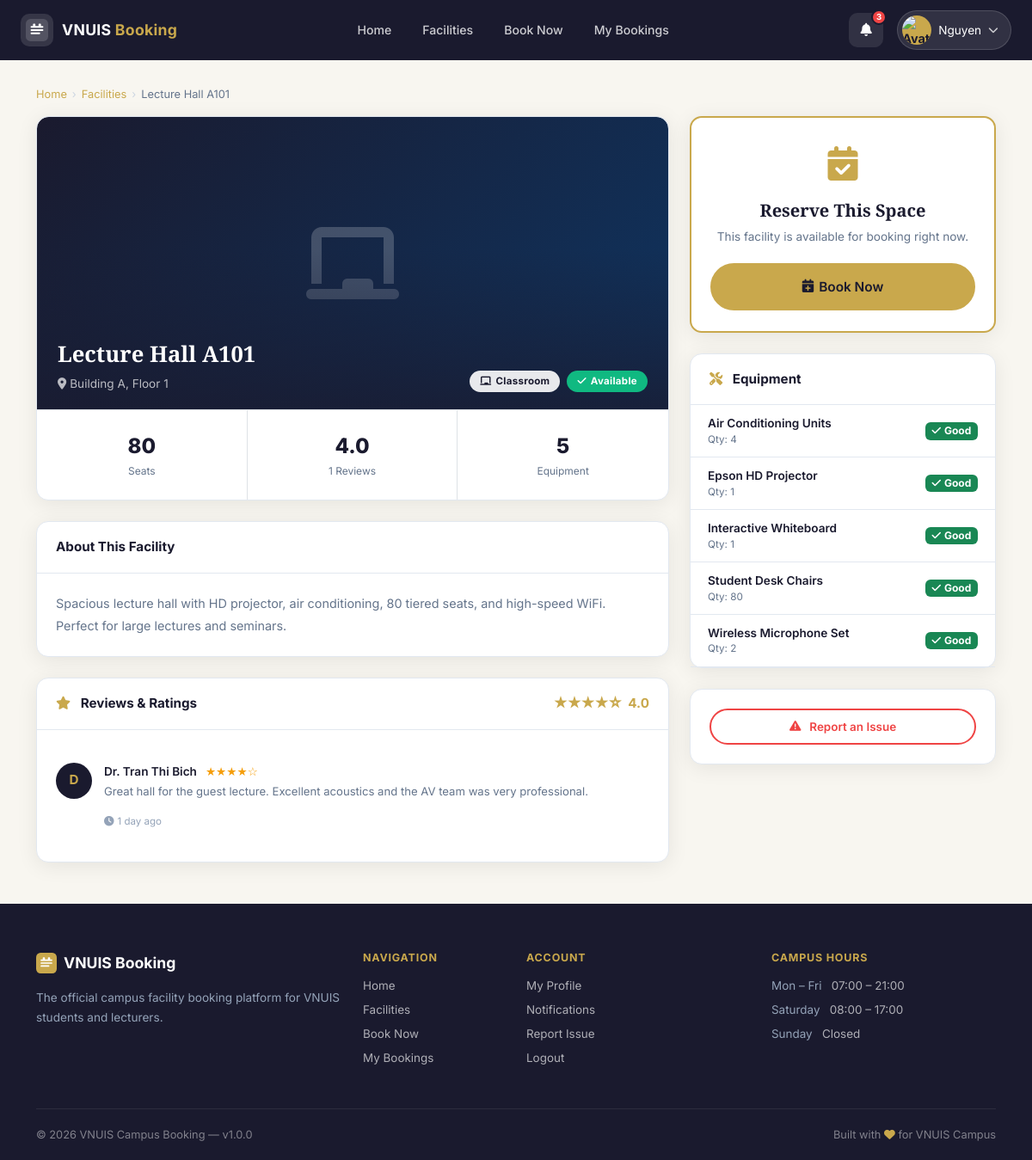
/views/facilities/view.php?id=1 (signed in), run on the app's committed database.
### tables this page shows
CREATE TABLE facilities (
    id            INT AUTO_INCREMENT PRIMARY KEY,
    facility_name VARCHAR(150)  NOT NULL,
    facility_type ENUM('classroom','lab','meeting_room','auditorium','equipment') NOT NULL,
    capacity      INT           NOT NULL DEFAULT 1,
    location      VARCHAR(200)  NOT NULL,
    status        ENUM('available','maintenance','inactive') NOT NULL DEFAULT 'available',
    description   TEXT          NULL,
    image_path    VARCHAR(255)  NULL,
    created_at    DATETIME      NOT NULL DEFAULT CURRENT_TIMESTAMP,
    updated_at    DATETIME      NULL ON UPDATE CURRENT_TIMESTAMP
);

CREATE TABLE reviews (
    id         INT AUTO_INCREMENT PRIMARY KEY,
    booking_id INT           NOT NULL,
    user_id    INT           NOT NULL,
    rating     INT           NOT NULL,
    comment    TEXT          NULL,
    created_at DATETIME      NOT NULL DEFAULT CURRENT_TIMESTAMP,
    CONSTRAINT fk_reviews_booking FOREIGN KEY (booking_id) REFERENCES bookings(id) ON DELETE CASCADE,
    CONSTRAINT fk_reviews_user    FOREIGN KEY (user_id)    REFERENCES users(id)    ON DELETE CASCADE,
    UNIQUE KEY uq_review_booking (booking_id),
    CONSTRAINT chk_rating CHECK (rating >= 1 AND rating <= 5)
);

CREATE TABLE users (
    id           INT AUTO_INCREMENT PRIMARY KEY,
    full_name    VARCHAR(100)  NOT NULL,
    email        VARCHAR(150)  NOT NULL UNIQUE,
    password     VARCHAR(255)  NOT NULL,
    role         ENUM('student','lecturer','admin') NOT NULL DEFAULT 'student',
    student_code VARCHAR(20)   NULL,
    phone        VARCHAR(20)   NULL,
    avatar       VARCHAR(255)  NULL,
    is_active    TINYINT(1)    NOT NULL DEFAULT 1,
    created_at   DATETIME      NOT NULL DEFAULT CURRENT_TIMESTAMP,
    updated_at   DATETIME      NULL ON UPDATE CURRENT_TIMESTAMP
);

CREATE TABLE equipment (
    id             INT AUTO_INCREMENT PRIMARY KEY,
    facility_id    INT           NOT NULL,
    equipment_name VARCHAR(150)  NOT NULL,
    quantity       INT           NOT NULL DEFAULT 1,
    status         ENUM('good','damaged','missing') NOT NULL DEFAULT 'good',
    created_at     DATETIME      NOT NULL DEFAULT CURRENT_TIMESTAMP,
    updated_at     DATETIME      NULL ON UPDATE CURRENT_TIMESTAMP,
    CONSTRAINT fk_equipment_facility FOREIGN KEY (facility_id) REFERENCES facilities(id) ON DELETE CASCADE
);

### config/db.php (called while the page is built, shortened)
<?php
function getDB() {
    static $pdo = null;
    if ($pdo === null) {
        try {
            $dsn = "mysql:host=" . DB_HOST . ";dbname=" . DB_NAME . ";charset=" . DB_CHARSET;
            $options = [
                PDO::ATTR_ERRMODE            => PDO::ERRMODE_EXCEPTION,
                PDO::ATTR_DEFAULT_FETCH_MODE => PDO::FETCH_ASSOC,
                PDO::ATTR_EMULATE_PREPARES   => false,
            ];
            $pdo = new PDO($dsn, DB_USER, DB_PASS, $options);
        } catch (PDOException $e) {
            die(json_encode(['error' => 'Database connection failed: ' . $e->getMessage()]));
        }
    }
    return $pdo;
}

### models/Facility.php (called while the page is built, shortened)
<?php
require_once __DIR__ . '/../config/db.php';
class Facility {
    private $pdo;
    public function __construct() {
        $this->pdo = getDB();
    }
    public function findById($id) {
        $stmt = $this->pdo->prepare(
            "SELECT f.*,
                COALESCE((SELECT AVG(r.rating) FROM reviews r JOIN bookings b ON r.booking_id = b.id WHERE b.facility_id = f.id), 0) AS avg_rating,
                (SELECT COUNT(*) FROM reviews r JOIN bookings b ON r.booking_id = b.id WHERE b.facility_id = f.id) AS review_count
             FROM facilities f WHERE f.id = ? LIMIT 1"
        );
        $stmt->execute([$id]);
        return $stmt->fetch();
    }
}

### models/Review.php (called while the page is built, shortened)
<?php
require_once __DIR__ . '/../config/db.php';
class Review {
    private $pdo;
    public function __construct() {
        $this->pdo = getDB();
    }
    public function getByFacility($facilityId, $limit = 20) {
        $stmt = $this->pdo->prepare(
            "SELECT r.*, u.full_name, u.avatar,
                    b.booking_date, b.facility_id
             FROM reviews r
             JOIN users u ON r.user_id = u.id
             JOIN bookings b ON r.booking_id = b.id
             WHERE b.facility_id = ?
             ORDER BY r.created_at DESC
             LIMIT ?"
        );
        $stmt->execute([$facilityId, $limit]);
        return $stmt->fetchAll();
    }
    public function getFacilityAverageRating($facilityId) {
        $stmt = $this->pdo->prepare(
            "SELECT AVG(r.rating) as avg_rating, COUNT(r.id) as total
             FROM reviews r
             JOIN bookings b ON r.booking_id = b.id
             WHERE b.facility_id = ?"
        );
        $stmt->execute([$facilityId]);
        return $stmt->fetch();
    }
}

### models/Equipment.php (called while the page is built, shortened)
<?php
require_once __DIR__ . '/../config/db.php';
class Equipment {
    private $pdo;
    public function __construct() {
        $this->pdo = getDB();
    }
    public function getByFacility($facilityId) {
        $stmt = $this->pdo->prepare(
            "SELECT * FROM equipment WHERE facility_id = ? ORDER BY equipment_name ASC"
        );
        $stmt->execute([$facilityId]);
        return $stmt->fetchAll();
    }
}

### views/facilities/view.php (the view, shortened to what this page needs)
<?php
require_once __DIR__ . '/../../includes/functions.php';
require_once __DIR__ . '/../../models/Facility.php';
require_once __DIR__ . '/../../models/Equipment.php';
require_once __DIR__ . '/../../models/Review.php';
$id = intval($_GET['id'] ?? 0);
$facilityModel  = new Facility();
$equipmentModel = new Equipment();
$reviewModel    = new Review();
$facility  = $facilityModel->findById($id);
$equipment = $equipmentModel->getByFacility($id);
$reviews   = $reviewModel->getByFacility($id, 10);
$ratingInfo= $reviewModel->getFacilityAverageRating($id);
    ?>
<?php include __DIR__ . '/../../includes/user_header.php'; ?>
<?php include __DIR__ . '/../../includes/user_navbar.php'; ?>
<div class="u-page">
  <div class="container" style="padding-top:30px">
    <div class="u-breadcrumb mb-3">
      <a href="<?= APP_URL ?>/views/dashboard/index.php">Home</a>
      <span class="u-breadcrumb-sep">›</span>
      <a href="<?= APP_URL ?>/views/facilities/index.php">Facilities</a>
      <span class="u-breadcrumb-sep">›</span>
      <span><?= sanitize($facility['facility_name']) ?></span>
    </div>
  </div>
  <div class="container pb-5">
    <div class="row g-4">
      <div class="col-lg-8" data-aos="fade-up">
        <div class="u-card mb-4" style="overflow:hidden">
          <div class="u-facility-hero">
            <?php if (!empty($facility['image_path'])): ?>
            <img src="<?= APP_URL ?>/uploads/facilities/<?= sanitize($facility['image_path']) ?>" alt="">
            <?php else: ?>
            <div style="display:flex;align-items:center;justify-content:center;height:100%">
              <i class="fas fa-<?= getFacilityIcon($facility['facility_type']) ?>" style="font-size:6rem;color:rgba(255,255,255,.2)"></i>
            </div>
            <?php endif; ?>
            <div class="u-facility-hero-overlay"></div>
            <div class="u-facility-hero-info">
              <div>
                <h1 class="u-facility-hero-name"><?= sanitize($facility['facility_name']) ?></h1>
                <div style="color:rgba(255,255,255,.7);font-size:.85rem;margin-top:4px">
                  <i class="fas fa-map-marker-alt me-1"></i><?= sanitize($facility['location']) ?>
                </div>
              </div>
              <div class="d-flex gap-2 flex-wrap">
                <span class="u-chip u-chip-white">
                  <i class="fas fa-<?= getFacilityIcon($facility['facility_type']) ?>"></i>
                  <?= ucfirst(str_replace('_',' ',$facility['facility_type'])) ?>
                </span>
                <?php if ($facility['status'] === 'available'): ?>
                <span class="u-chip u-chip-green"><i class="fas fa-check"></i> Available</span>
                <?php else: ?>
                <span class="u-chip u-chip-amber"><?= ucfirst($facility['status']) ?></span>
                <?php endif; ?>
              </div>
            </div>
          </div>
          <div class="row g-0 border-top">
            <div class="col-4 text-center py-4 border-end">
              <div style="font-size:1.5rem;font-weight:800;color:var(--u-primary)"><?= $facility['capacity'] ?></div>
              <div style="font-size:.75rem;color:var(--u-gray);margin-top:2px">Seats</div>
            </div>
            <div class="col-4 text-center py-4 border-end">
              <?php if ($ratingInfo['total'] > 0): ?>
              <div style="font-size:1.5rem;font-weight:800;color:var(--u-primary)"><?= number_format($ratingInfo['avg_rating'],1) ?></div>
              <div style="font-size:.75rem;color:var(--u-gray);margin-top:2px"><?= $ratingInfo['total'] ?> Reviews</div>
              <?php else: ?>
              <div style="font-size:1rem;font-weight:600;color:#94A3B8;padding-top:6px">No reviews</div>
              <div style="font-size:.75rem;color:var(--u-gray);margin-top:2px">Yet</div>
              <?php endif; ?>
            </div>
            <div class="col-4 text-center py-4">
              <div style="font-size:1.5rem;font-weight:800;color:var(--u-primary)"><?= count($equipment) ?></div>
              <div style="font-size:.75rem;color:var(--u-gray);margin-top:2px">Equipment</div>
            </div>
          </div>
        </div>
        <?php if (!empty($facility['description'])): ?>
        <div class="u-card mb-4">
          <div class="u-card-header">About This Facility</div>
          <div class="u-card-body">
            <p style="color:var(--u-gray);line-height:1.8;font-size:.9rem;margin:0">
              <?= nl2br(sanitize($facility['description'])) ?>
            </p>
          </div>
        </div>
        <?php endif; ?>
        <div class="u-card">
          <div class="u-card-header">
            <span><i class="fas fa-star"></i> Reviews & Ratings</span>
            <?php if ($ratingInfo['total'] > 0): ?>
            <span style="color:var(--u-gold);font-weight:700">
              <?= str_repeat('★', round($ratingInfo['avg_rating'])) ?><?= str_repeat('☆', 5-round($ratingInfo['avg_rating'])) ?>
              &nbsp;<?= number_format($ratingInfo['avg_rating'],1) ?>
            </span>
            <?php endif; ?>
          </div>
          <div class="u-card-body">
            <?php if (empty($reviews)): ?>
            <div class="u-empty" style="padding:32px 0">
              <i class="fas fa-star d-block"></i>
              <p>No reviews yet. Be the first to share your experience!</p>
            </div>
            <?php else: ?>
            <?php foreach ($reviews as $r): ?>
            <div class="u-review-item">
              <div class="u-review-avatar">
                <?= strtoupper(substr($r['full_name'],0,1)) ?>
              </div>
              <div style="flex:1">
                <div style="display:flex;align-items:center;gap:10px;margin-bottom:4px">
                  <span class="u-review-name"><?= sanitize($r['full_name']) ?></span>
                  <span class="u-review-stars"><?= str_repeat('★',$r['rating']) ?><?= str_repeat('☆',5-$r['rating']) ?></span>
                </div>
                <?php if (!empty($r['comment'])): ?>
                <p class="u-review-text"><?= sanitize($r['comment']) ?></p>
                <?php endif; ?>
                <div class="u-review-time"><i class="fas fa-clock me-1"></i><?= timeAgo($r['created_at']) ?></div>
              </div>
            </div>
            <?php endforeach; ?>
            <?php endif; ?>
          </div>
        </div>
      </div>
      <div class="col-lg-4" data-aos="fade-up" data-aos-delay="100">
        <?php if ($facility['status'] === 'available'): ?>
        <div class="u-card mb-4" style="border:2px solid var(--u-gold)">
          <div class="u-card-body text-center py-4">
            <div style="font-size:2.5rem;color:var(--u-gold);margin-bottom:12px">
              <i class="fas fa-calendar-check"></i>
            </div>
            <h5 style="font-family:var(--u-font-serif);font-weight:700;margin-bottom:8px">Reserve This Space</h5>
            <p style="color:var(--u-gray);font-size:.85rem;margin-bottom:20px">
              This facility is available for booking right now.
            </p>
            <a href="<?= APP_URL ?>/views/bookings/create.php?facility_id=<?= $id ?>" class="u-btn u-btn-gold u-btn-lg w-100" style="justify-content:center">
              <i class="fas fa-calendar-plus"></i> Book Now
            </a>
          </div>
        </div>
        <?php endif; ?>
        <div class="u-card mb-4">
          <div class="u-card-header"><span><i class="fas fa-tools"></i> Equipment</span></div>
          <?php if (empty($equipment)): ?>
          <div class="u-card-body">
            <p style="color:var(--u-gray);font-size:.84rem;text-align:center">No equipment listed.</p>
          </div>
          <?php else: ?>
          <ul style="list-style:none;margin:0;padding:0">
            <?php foreach ($equipment as $eq): ?>
            <li style="display:flex;align-items:center;justify-content:space-between;padding:11px 20px;border-bottom:1px solid var(--u-border)">
              <div>
                <div style="font-size:.85rem;font-weight:600"><?= sanitize($eq['equipment_name']) ?></div>
                <div style="font-size:.73rem;color:var(--u-gray)">Qty: <?= $eq['quantity'] ?></div>
              </div>
              <?= getStatusBadge($eq['status']) ?>
            </li>
            <?php endforeach; ?>
          </ul>
          <?php endif; ?>
        </div>
        <div class="u-card">
          <div class="u-card-body">
            <a href="<?= APP_URL ?>/views/reports/facility.php?facility_id=<?= $id ?>"
               class="u-btn w-100" style="justify-content:center;border:2px solid #EF4444;color:#EF4444;border-radius:50px;padding:9px;font-weight:600;font-size:.84rem;background:transparent;transition:all .25s">
              <i class="fas fa-exclamation-triangle me-1"></i> Report an Issue
            </a>
          </div>
        </div>
      </div>
    </div>
  </div>
</div>
<?php include __DIR__ . '/../../includes/user_footer.php'; ?>

### includes/functions.php (shortened to what this page needs)
<?php
require_once __DIR__ . '/../config/db.php';
function sanitize($value) {
    return htmlspecialchars(trim((string)$value), ENT_QUOTES, 'UTF-8');
}
function getStatusBadge($status) {
    $map = [
        'pending'     => ['bg-warning text-dark', 'clock',       'Pending'],
        'approved'    => ['bg-success',            'check-circle','Approved'],
        'rejected'    => ['bg-danger',             'times-circle','Rejected'],
        'cancelled'   => ['bg-secondary',          'ban',         'Cancelled'],
        'completed'   => ['bg-info',               'flag',        'Completed'],
        'available'   => ['bg-success',            'check',       'Available'],
        'maintenance' => ['bg-warning text-dark',  'tools',       'Maintenance'],
        'inactive'    => ['bg-secondary',          'minus-circle','Inactive'],
        'open'        => ['bg-danger',             'exclamation', 'Open'],
        'in_progress' => ['bg-warning text-dark',  'spinner',     'In Progress'],
        'resolved'    => ['bg-success',            'check',       'Resolved'],
        'good'        => ['bg-success',            'check',       'Good'],
        'damaged'     => ['bg-danger',             'times',       'Damaged'],
        'missing'     => ['bg-secondary',          'question',    'Missing'],
    ];
    $s = strtolower($status);
    if (isset($map[$s])) {
        [$cls, $icon, $label] = $map[$s];
        return '<span class="badge ' . $cls . '"><i class="fas fa-' . $icon . ' me-1"></i>' . $label . '</span>';
    }
    return '<span class="badge bg-secondary">' . sanitize($status) . '</span>';
}
function getFacilityIcon($type) {
    $icons = [
        'classroom'    => 'chalkboard',
        'lab'          => 'flask',
        'meeting_room' => 'users',
        'auditorium'   => 'theater-masks',
        'equipment'    => 'tools',
    ];
    return $icons[$type] ?? 'building';
}
function timeAgo($datetime) {
    $now  = new DateTime();
    $ago  = new DateTime($datetime);
    $diff = $now->diff($ago);
    if ($diff->d > 0) return $diff->d . ' day' . ($diff->d > 1 ? 's' : '') . ' ago';
    return 'just now';
}

### data on the page
facilities: facility_name "Lecture Hall A101", location "Building A, Floor 1", facility_type "Classroom", capacity "80", description "Spacious lecture hall with HD projector, air conditioning, 80 tiered seats, and high-speed WiFi. Perfect for large lectures and seminars."
reviews: user.full_name "D", user.full_name "Dr. Tran Thi Bich", rating "★★★★", rating "☆", comment "Great hall for the guest lecture. Excellent acoustics and the AV team was very professional.", created_at "1 day ago"
equipment: equipment_name "Air Conditioning Units", quantity "4"
equipment: equipment_name "Epson HD Projector", quantity "1"
equipment: equipment_name "Interactive Whiteboard", quantity "1"
equipment: equipment_name "Student Desk Chairs", quantity "80"
equipment: equipment_name "Wireless Microphone Set", quantity "2"

### other printed values
$link['label'] "Home"
$link['label'] "Facilities"
$link['label'] "Book Now"
$link['label'] "My Bookings"
$unreadCount "3"
explode(' ', $_SESSION['full_name'] ?? 'User')[0] "Nguyen"
$ratingInfo['avg_rating'] "4.0"
$ratingInfo['total'] "1"
count($equipment) "5"
str_repeat('★', round($ratingInfo['avg_rating'])) "★★★★"
str_repeat('☆', 5-round($ratingInfo['avg_rating'])) "☆"
APP_NAME "VNUIS Campus Booking"
APP_VERSION "1.0.0"
